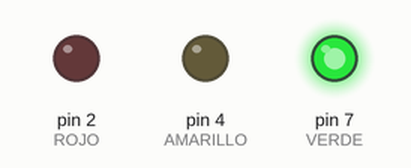
This sketch was run on a simulated Arduino Uno, built with avr-gcc and run on an emulated ATmega328P. Parts: output pins drawn as LEDs (lit = HIGH).

Above: at 0.5 s.
At 1.2 s:
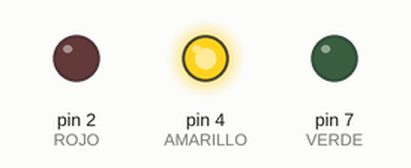
At 3.7 s:
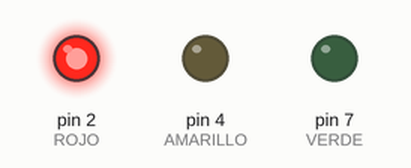
Timing chart, 0 to 4.6 s (numbered marks = the images above):
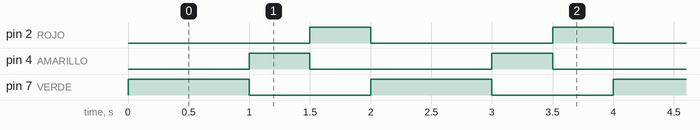

Measured:
- by itself, pin 2 (ROJO), pin 4 (AMARILLO): alternates HIGH for 0.50 s and LOW for 1.5 s
- by itself, pin 7 (VERDE): alternates HIGH for 1.0 s and LOW for 1.0 s
- by itself, everything shown: repeats every 2.0 s, in 4 steps

The sketch:

semaforo.ino
```cpp
//Semáforo

// CONFIGURACIÓN
void setup() {
pinMode (2,OUTPUT); //ROJO
pinMode (4,OUTPUT); //AMARILLO
pinMode (7,OUTPUT); //VERDE

}

// PROGRAMA PRINCIPAL
void loop() {
digitalWrite (7,HIGH);
delay (1000); //PARA EL RETO DE QUE VAYA MÁS RÁPIDO HAY QUE CAMBIAR EL DELAY...
digitalWrite (7,LOW);
digitalWrite (4,HIGH);
delay (500);
digitalWrite (4,LOW);
digitalWrite (2,HIGH);
delay (500);
digitalWrite (2,LOW);
}
```
